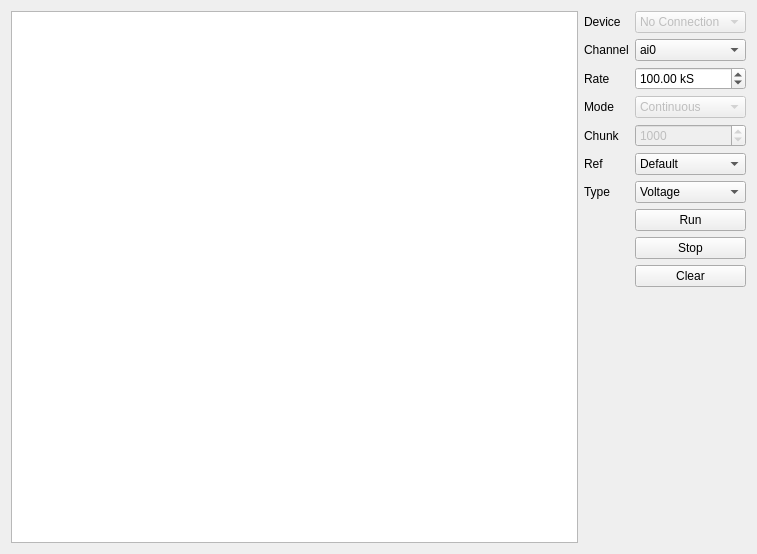
<?xml version="1.0" encoding="UTF-8"?>
<ui version="4.0">
 <class>ChannelvizWindow</class>
 <widget class="QWidget" name="ChannelvizWindow">
  <property name="geometry">
   <rect>
    <x>0</x>
    <y>0</y>
    <width>757</width>
    <height>554</height>
   </rect>
  </property>
  <property name="windowTitle">
   <string>Form</string>
  </property>
  <layout class="QHBoxLayout" name="horizontalLayout">
   <item>
    <widget class="QChartView" name="plot"/>
   </item>
   <item>
    <layout class="QGridLayout" name="gridLayout">
     <item row="9" column="1">
      <widget class="QPushButton" name="pushButton_3">
       <property name="text">
        <string>Clear</string>
       </property>
      </widget>
     </item>
     <item row="5" column="0">
      <widget class="QLabel" name="label_5">
       <property name="text">
        <string>Ref</string>
       </property>
      </widget>
     </item>
     <item row="5" column="1">
      <widget class="QComboBox" name="comboBox_3">
       <item>
        <property name="text">
         <string>Default</string>
        </property>
       </item>
       <item>
        <property name="text">
         <string>Single Ended</string>
        </property>
       </item>
       <item>
        <property name="text">
         <string>NRSE</string>
        </property>
       </item>
       <item>
        <property name="text">
         <string>Diff</string>
        </property>
       </item>
       <item>
        <property name="text">
         <string>PseudoDiff</string>
        </property>
       </item>
      </widget>
     </item>
     <item row="2" column="1">
      <widget class="QDoubleSpinBox" name="doubleSpinBox">
       <property name="suffix">
        <string> kS</string>
       </property>
       <property name="maximum">
        <double>500.000000000000000</double>
       </property>
       <property name="value">
        <double>100.000000000000000</double>
       </property>
      </widget>
     </item>
     <item row="6" column="1">
      <widget class="QComboBox" name="comboBox_4">
       <item>
        <property name="text">
         <string>Voltage</string>
        </property>
       </item>
      </widget>
     </item>
     <item row="4" column="0">
      <widget class="QLabel" name="label_4">
       <property name="text">
        <string>Chunk</string>
       </property>
      </widget>
     </item>
     <item row="3" column="1">
      <widget class="QComboBox" name="comboBox_2">
       <property name="enabled">
        <bool>false</bool>
       </property>
       <property name="toolTip">
        <string>This is, currently, the only supported mode.</string>
       </property>
       <item>
        <property name="text">
         <string>Continuous</string>
        </property>
       </item>
      </widget>
     </item>
     <item row="4" column="1">
      <widget class="QSpinBox" name="spinBox">
       <property name="enabled">
        <bool>false</bool>
       </property>
       <property name="toolTip">
        <string>This is, currently, the only supported chunk size (INTERNAL_SAMP_SIZE).</string>
       </property>
       <property name="minimum">
        <number>100</number>
       </property>
       <property name="maximum">
        <number>100000</number>
       </property>
       <property name="value">
        <number>1000</number>
       </property>
      </widget>
     </item>
     <item row="6" column="0">
      <widget class="QLabel" name="label_6">
       <property name="text">
        <string>Type</string>
       </property>
      </widget>
     </item>
     <item row="10" column="0">
      <spacer name="verticalSpacer">
       <property name="orientation">
        <enum>Qt::Vertical</enum>
       </property>
       <property name="sizeHint" stdset="0">
        <size>
         <width>20</width>
         <height>40</height>
        </size>
       </property>
      </spacer>
     </item>
     <item row="1" column="1">
      <widget class="QComboBox" name="comboBox">
       <item>
        <property name="text">
         <string>ai0</string>
        </property>
       </item>
       <item>
        <property name="text">
         <string>ai1</string>
        </property>
       </item>
       <item>
        <property name="text">
         <string>ai2</string>
        </property>
       </item>
       <item>
        <property name="text">
         <string>ai3</string>
        </property>
       </item>
       <item>
        <property name="text">
         <string>ai4</string>
        </property>
       </item>
       <item>
        <property name="text">
         <string>ai5</string>
        </property>
       </item>
       <item>
        <property name="text">
         <string>ai6</string>
        </property>
       </item>
       <item>
        <property name="text">
         <string>ai7</string>
        </property>
       </item>
      </widget>
     </item>
     <item row="1" column="0">
      <widget class="QLabel" name="label">
       <property name="text">
        <string>Channel</string>
       </property>
      </widget>
     </item>
     <item row="8" column="1">
      <widget class="QPushButton" name="pushButton_2">
       <property name="text">
        <string>Stop</string>
       </property>
      </widget>
     </item>
     <item row="0" column="0">
      <widget class="QLabel" name="label_7">
       <property name="text">
        <string>Device</string>
       </property>
      </widget>
     </item>
     <item row="7" column="1">
      <widget class="QPushButton" name="pushButton">
       <property name="text">
        <string>Run</string>
       </property>
      </widget>
     </item>
     <item row="2" column="0">
      <widget class="QLabel" name="label_2">
       <property name="text">
        <string>Rate</string>
       </property>
      </widget>
     </item>
     <item row="3" column="0">
      <widget class="QLabel" name="label_3">
       <property name="text">
        <string>Mode</string>
       </property>
      </widget>
     </item>
     <item row="0" column="1">
      <widget class="QComboBox" name="comboBox_9">
       <property name="enabled">
        <bool>false</bool>
       </property>
       <item>
        <property name="text">
         <string>No Connection</string>
        </property>
       </item>
      </widget>
     </item>
    </layout>
   </item>
  </layout>
 </widget>
 <customwidgets>
  <customwidget>
   <class>QChartView</class>
   <extends>QGraphicsView</extends>
   <header>QtCharts</header>
  </customwidget>
 </customwidgets>
 <resources/>
 <connections/>
</ui>
